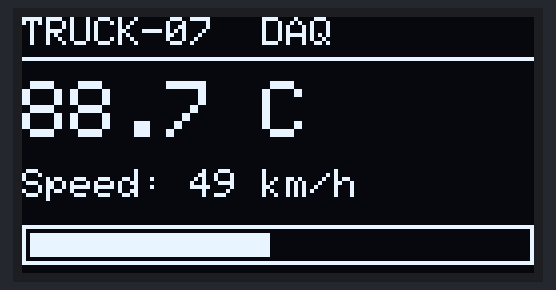
Simulated run of this program. Board: ESP32. Shown: 128×64 one-colour display. Random numbers use the default seed unless the program sets one; what the program prints to the serial monitor is not drawn.

Above: at 0.1 s.
At 4.2 s:
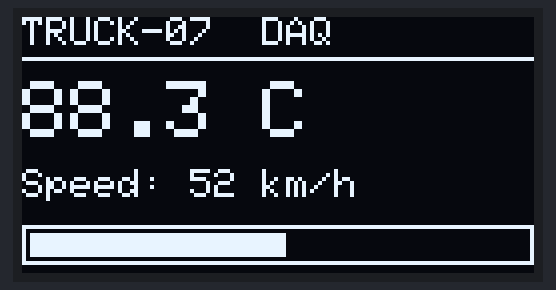
At 9.4 s:
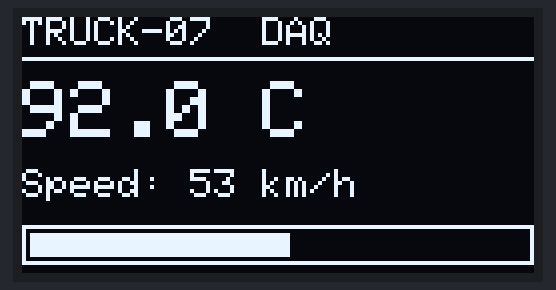
At 18.6 s:
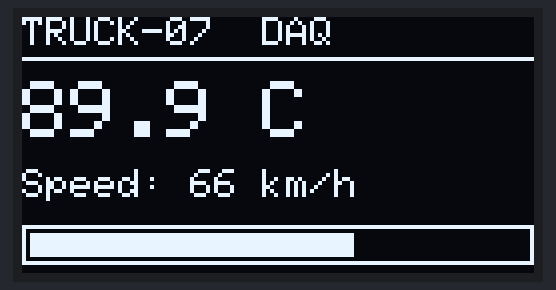
At 27.8 s:
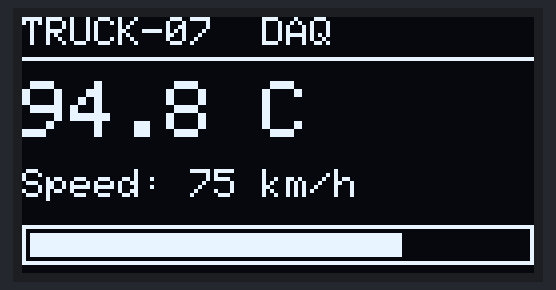
At 38.1 s:
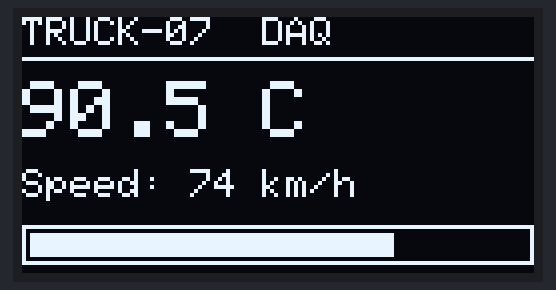

Measured:
- what the display in image 1 shows lasts 1.0 s, from 4.2 s to 5.2 s

The program:

main.cpp
```cpp
/*
  Truck-07 · I2C OLED dashboard (simple version)
  OLED: 0.96" SSD1306, 128x64, I2C address 0x3C
  Wiring: OLED VCC -> 3V3, GND -> GND, SDA -> GPIO 21, SCL -> GPIO 22
*/
#include <Arduino.h>
#include <Wire.h>
#include <Adafruit_GFX.h>
#include <Adafruit_SSD1306.h>

#define SDA_PIN   21
#define SCL_PIN   22
#define OLED_ADDR 0x3C

Adafruit_SSD1306 oled(128, 64, &Wire, -1);   // width, height, I2C bus, no reset pin

// Ask every address 1..126 "are you there?" and print who answers
void scanI2C() {
  Serial.println("Scanning I2C bus...");
  for (byte addr = 1; addr < 127; addr++) {
    Wire.beginTransmission(addr);
    if (Wire.endTransmission() == 0) {
      Serial.printf("Found device at 0x%02X\n", addr);
    }
  }
  Serial.println("Scan done");
}

void setup() {
  Serial.begin(115200);
  Wire.begin(SDA_PIN, SCL_PIN);     // start I2C on our two pins
  scanI2C();

  // Is the OLED answering at its address? (ACK = 0)
  Wire.beginTransmission(OLED_ADDR);
  if (Wire.endTransmission() != 0) {
    Serial.println("OLED not found! Check wiring and address");
    while (true) delay(1000);       // stop here
  }

  oled.begin(SSD1306_SWITCHCAPVCC, OLED_ADDR);
  Serial.println("OLED ready");
}

void loop() {
  float temp = random(880, 960) / 10.0;   // fake engine temp 88.0 - 95.9
  int speed  = random(40, 81);            // fake speed 40 - 80 km/h

  oled.clearDisplay();                    // 1. clear the drawing (in memory)
  oled.setTextColor(SSD1306_WHITE);

  oled.setTextSize(1);                    // 2. title
  oled.setCursor(0, 0);
  oled.print("TRUCK-07  DAQ");
  oled.drawLine(0, 10, 127, 10, SSD1306_WHITE);

  oled.setTextSize(2);                    // 3. big temperature
  oled.setCursor(0, 16);
  oled.print(temp, 1);
  oled.print(" C");

  oled.setTextSize(1);                    // 4. speed text
  oled.setCursor(0, 38);
  oled.print("Speed: ");
  oled.print(speed);
  oled.print(" km/h");

  oled.drawRect(0, 52, 128, 10, SSD1306_WHITE);                 // 5. speed bar
  oled.fillRect(2, 54, map(speed, 0, 100, 0, 124), 6, SSD1306_WHITE);

  oled.display();                         // 6. send it to the screen over I2C

  Serial.printf("Temp %.1f C, Speed %d km/h\n", temp, speed);
  delay(1000);
}
```
